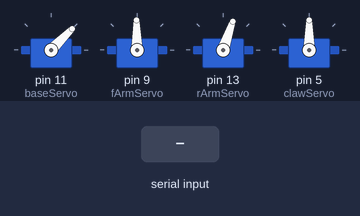
Bench run of a sketch on a simulated Arduino Uno, built with avr-gcc and run on an emulated ATmega328P. Parts: 4 × servo. The test bench sets the inputs (shaded band). What the sketch prints to the serial monitor is not drawn.

Above: at 1.7 s.
1.8 s: "d" received over Serial
At 4.35 s:
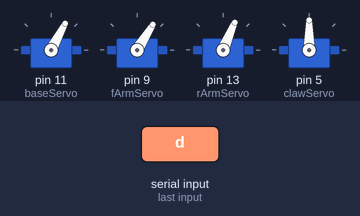
4.8 s: "f" received over Serial
At 5.97 s:
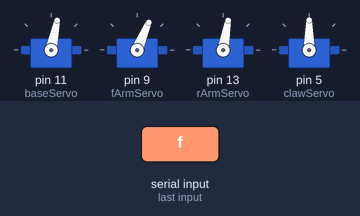
10.8 s: "g" received over Serial
At 20.1 s:
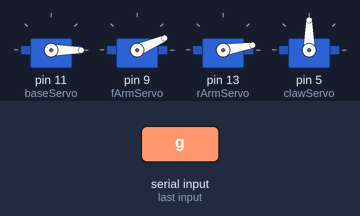
Timing chart, 0 to 21.6 s (numbered marks = the images above; inputs shaded):
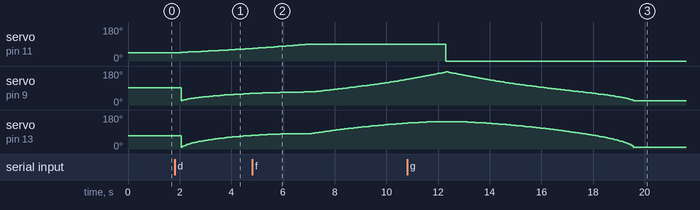

Measured:
- after the input at 1.8 s, servo on pin 11 (baseServo): moves from 45° to 66° over 2.7 s, starting after 0.26 s
- by itself, servo on pin 9 (fArmServo): rises from 136° to 175° in 1.5 s, then falls to 23° in 7.3 s
- by itself, servo on pin 13 (rArmServo): rises from 137° to 144° in 0.99 s, then falls to 9° in 7.7 s

The sketch:

tack_5test.ino
```cpp
#include <Servo.h>

Servo baseServo, fArmServo, rArmServo, clawServo;
int Serialcmd;
const float L1 = 67.7;       // 大臂长度
const float L2 = 78;       // 小臂长度
const float BASE_H = 5.0;   // 底座转轴距离桌面的高度
const int OFFSET_BASE = 90;
const int OFFSET_FARM = 90;
const int OFFSET_RARM = 90;
void drawMove(float targetX, float targetY, float targetZ) {
  // 1. 计算底座角度（用 atan2 自动处理象限问题）
  float theta_base = atan2(targetY, targetX);

  // 2. 计算平面几何距离
  float r = sqrt(targetX * targetX + targetY * targetY);
  float h = targetZ - BASE_H; // 垂直相对高度

  // 3. 计算直线距离 D (用于余弦定理)
  float D = sqrt(r * r + h * h);

  // 4. 安全限位（如果目标点太远，机械臂够不到，会出现NaN错误）
  if (D > (L1 + L2) || D < (L2 - L1))
  {
    Serial.println("错误：目标点超出机械臂工作范围！");
    return;
  }

  // 5. 余弦定理求小臂偏折角 theta_2
  float cos_theta2 = (L1*L1 + L2*L2 - D*D) / (2 * L1 * L2);
  cos_theta2 = constrain(cos_theta2, -1.0, 1.0); // 防止浮点误差导致越界
  float theta_2 = PI - acos(cos_theta2); // 弧度制

  // 6. 求大臂角度 theta_1 (通过角度叠加)
  float alpha = atan2(h, r); // 目标点连线与水平面的夹角
  float cos_beta = (D*D + L1*L1 - L2*L2) / (2 * D * L1);
  cos_beta = constrain(cos_beta, -1.0, 1.0);
  float beta = acos(cos_beta);
  float theta_1 = alpha + beta; // 大臂绝对角度（弧度制）

  // 7. 弧度转角度，并加上偏移量
  float angle_base = degrees(theta_base);
  float angle_fArm = degrees(theta_1) ;
  float angle_rArm = degrees(theta_2) ;
  Serial.println(angle_base);
  Serial.println(angle_fArm);
  Serial.println(angle_rArm);
  // 8. 写入舵机（确保角度在 0~180 的安全范围内）
  baseServo.write(constrain(angle_base, 0, 180));
  fArmServo.write(constrain(angle_fArm, 0, 180));
  rArmServo.write(constrain(angle_rArm, 0, 180));

  // 更新当前位置
  //currentX = targetX;
  //currentY = targetY;
  //currentZ = targetZ;
}
void setup() {
  // put your setup code here, to run once:
  baseServo.attach(11);
  fArmServo.attach(9);
  rArmServo.attach(13);
  clawServo.attach(5);
  Serial.begin(9600);
  // baseServo.write(90);
  // clawServo.write(90);
  // fArmServo.write(90);
  // rArmServo.write(90);
  drawMove(50,50,100);
  delay(500);


}

void loop() {
  // put your main code here, to run repeatedly:
  if(Serial.available())
  {
  Serialcmd = Serial.read();
  if(Serialcmd == 's')
  {
    for(int i = 0;i <= 100;i++)
    {
    drawMove(i,100,50);
    delay(50);
    }
  }
  if(Serialcmd == 'd')
  {
    for(int i = 100;i >= 0;i--)
    {
    drawMove(i,100,50);
    delay(50);
    }
  }
  if(Serialcmd == 'f')
  {
    for(int i = 100;i >= 0;i--)
    {
    drawMove(0,i,50);
    delay(50);
    }
  }
  if(Serialcmd == 'g')
  {
    for(int i = 0;i <= 100;i--)
    {
    drawMove(0,i,50);
    delay(50);
    }
  }
  if(Serialcmd == 'h')
  {
    for(int i = 50;i >= 0;i--)
    {
    drawMove(0,100,i);
    delay(50);
    }
  }
  if(Serialcmd == 'j')
  {
    for(int i = 0;i <= 50;i++)
    {
    drawMove(0,100,i);
    delay(50);
    }
  }
  }
}
```
